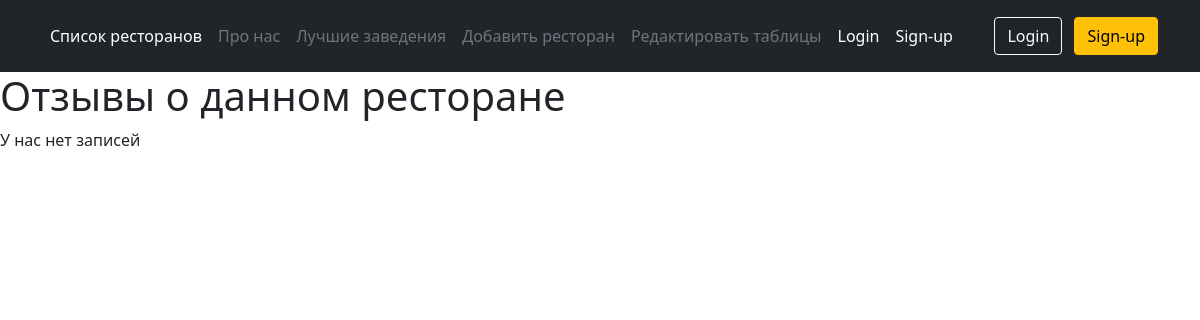
Before: /reviews/5 with the older database file.
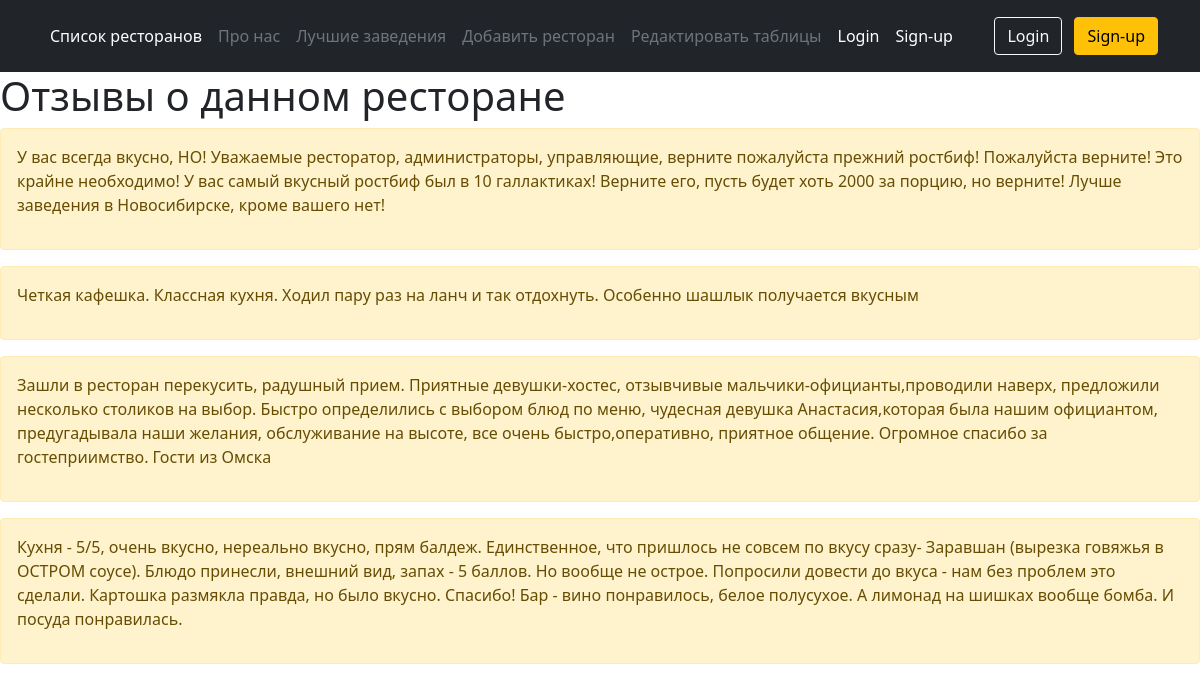
After: the same page with the newer database file.
### main/models.py (models this page shows, shortened)
class Reviews(models.Model):
    task = models.ForeignKey(Task, on_delete=models.CASCADE)
    description = models.TextField('Описание')
    time = models.DateTimeField('Время написания', default=datetime.now)
    class Meta:
        verbose_name = 'Отзыв'
        verbose_name_plural = 'Отзывы'

### main/views.py (the view)
# urls.py: path('reviews/<int:item_id>', views.reviews, name='reviews'),
def reviews(request, item_id):
    review = Reviews.objects.filter(task=item_id).order_by('-time')
    return render(request, 'main/reviews.html', {'title': 'Отзывы о данном ресторане', 'review': review})

### main/templates/main/reviews.html (shortened to what this page needs)
{% extends 'main/base.html'%}
{% block content%}
<h1>Отзывы о данном ресторане</h1>
    {% if review %}
        {% for elem in review %}
            <div class = "alert alert-warning mt-2">
                <p>{{ elem.description}}</p>
            </div>
        {% endfor %}
    {% else %}
        <p>У нас нет записей</p>
    {% endif %}
{% endblock %}

Changed rows visible on the page:
added Reviews: description "У вас всегда вкусно, НО! Уважаемые ресторатор, администраторы, управляющие, верните пожалуйста прежний ростбиф! Пожалуйста верните! Это крайне необходимо! У вас самый вкусный ростбиф был в 10 галлактиках! Верните его, пусть будет хоть 2000 за порцию, но верните! Лучше заведения в Новосибирске, кроме вашего нет!"
added Reviews: description "Четкая кафешка. Классная кухня. Ходил пару раз на ланч и так отдохнуть. Особенно шашлык получается вкусным"
added Reviews: description "Зашли в ресторан перекусить, радушный прием. Приятные девушки-хостес, отзывчивые мальчики-официанты,проводили наверх, предложили несколько столиков на выбор. Быстро определились с выбором блюд по меню, чудесная девушка Анастасия,которая была нашим официантом, предугадывала наши желания, обслуживание на высоте, все очень быстро,оперативно, приятное общение. Огромное спасибо за гостеприимство. Гости из Омска"
added Reviews: description "Кухня - 5/5, очень вкусно, нереально вкусно, прям балдеж. Единственное, что пришлось не совсем по вкусу сразу- Заравшан (вырезка говяжья в ОСТРОМ соусе). Блюдо принесли, внешний вид, запах - 5 баллов. Но вообще не острое. Попросили довести до вкуса - нам без проблем это сделали. Картошка размякла правда, но было вкусно. Спасибо! Бар - вино понравилось, белое полусухое. А лимонад на шишках вообще бомба. И посуда понравилась."
Other visible differences:
text no longer shown: "У нас нет записей"
